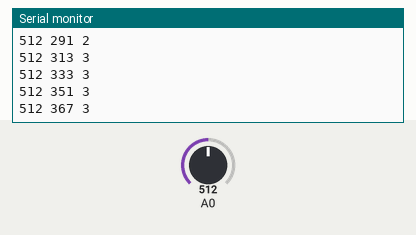
Simulated run of this sketch. Board: Arduino Uno, built with avr-gcc and run on an emulated ATmega328P. Parts: the last lines printed to the serial monitor. The test bench sets the inputs (shaded band); at power-on: A0 = 512.

Above: at 1.2 s.
1.3 s: A0 set to 716
At 1.31 s:
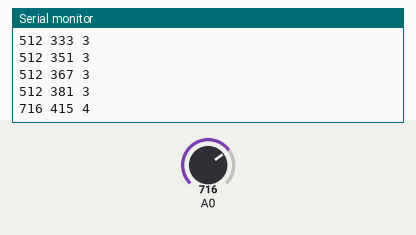
2.8 s: A0 set to 900
At 2.82 s:
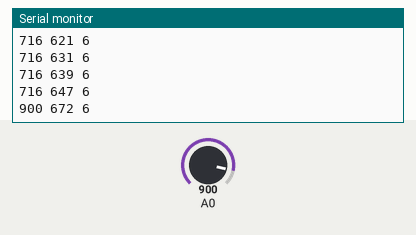
Timing chart, 0 to 5.8 s (numbered marks = the images above; inputs shaded):
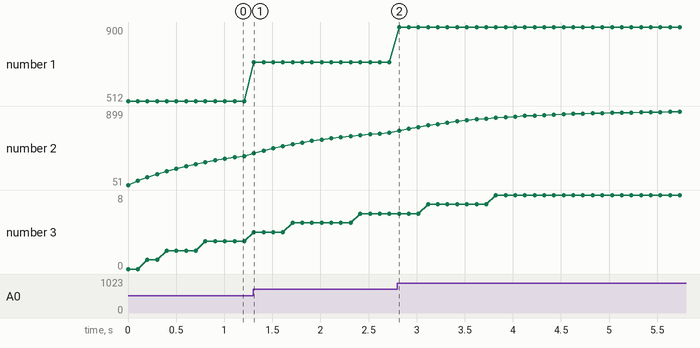

The sketch:

task_02.ino
```cpp
#define K 0.1

float expRunningAverage(float newVal);

void setup() {
  Serial.begin(9600);
}

float val = 0;

void loop() {
  int val = analogRead(A0);

  Serial.print(val);
  Serial.print(" ");

  val = (int) expRunningAverage((float) val);

  Serial.print(val);
  Serial.print(" ");

  val = map(val, 0, 1023, 0, 10);

  Serial.println(val);

  delay(100);
}


// бегущее среднее
float expRunningAverage(float newVal) {
  static float filVal = 0;
  filVal += (newVal - filVal) * K;
  return filVal;
}
```

Measured:
- after the input at 1.3 s, the serial monitor: prints a new line at once (image 1)
- after the input at 2.8 s, the serial monitor: prints a new line at once (image 2)
- plotted number 1: 512 → 716 after the input at 1.3 s, 716 → 900 after the input at 2.8 s
- plotted number 2: 381 → 647 after the input at 1.3 s, 647 → 899 after the input at 2.8 s
- plotted number 3: 3 → 6 after the input at 1.3 s, 6 → 8 after the input at 2.8 s
